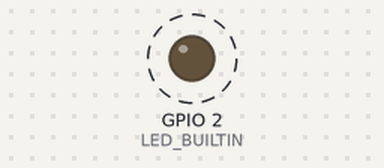
Bench run of a sketch on a simulated ESP8266 (Wemos D1 mini). Shown: output pins drawn as LEDs (lit = HIGH, except the on-board LED, lit = LOW). Dashed ring = blinking. WiFi joins after 1.5 s; servers stay silent unless stated; what the sketch prints to the serial monitor is not drawn.

Above: at 1.55 s.
Timing chart, 0 to 4.5 s (numbered marks = the images above):
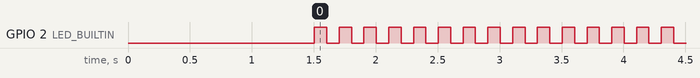

The sketch:

WemosOTAExample.ino
```cpp
#include <ESP8266WiFi.h>
#include <ArduinoOTA.h>
#include "basicOTA.h"

// Set WiFi credentials
#define WIFI_SSID "YOUR SSID"
#define WIFI_PASS "YOUR PASSWORD"

void setup() {

  // Setup LED
  pinMode(LED_BUILTIN, OUTPUT);

  // Setup serial port
  Serial.begin(115200);
  Serial.println();

  //Begin WiFi
  WiFi.begin(WIFI_SSID, WIFI_PASS);

  // Connecting to WiFi...
  Serial.print("Connecting to ");
  Serial.print(WIFI_SSID);
  // Loop continuously while WiFi is not connected
  while (WiFi.status() != WL_CONNECTED)
  {
    delay(100);
    Serial.print(".");
  }

  // Connected to WiFi
  Serial.println();
  Serial.print("Connected! IP address: ");
  Serial.println(WiFi.localIP());

  // Setup Firmware update over the air (OTA)
  setup_OTA();

}

void loop() {

  // Check for OTA updates
  ArduinoOTA.handle();

  // Blink LED
  digitalWrite(LED_BUILTIN, HIGH);   // turn the LED on (HIGH is the voltage level)
  delay(100);                       // wait for a second
  digitalWrite(LED_BUILTIN, LOW);    // turn the LED off by making the voltage LOW
  delay(100);

}
```

basicOTA.h
```cpp
#include <Arduino.h>

void setup_OTA() {

  // Port defaults to 8266
  // ArduinoOTA.setPort(8266);

  // Hostname defaults to esp8266-[ChipID]
  // ArduinoOTA.setHostname("myesp8266");

  // No authentication by default
  // ArduinoOTA.setPassword("admin");

  // Password can be set with it's md5 value as well
  // MD5(admin) = 21232f297a57a5a743894a0e4a801fc3
  // ArduinoOTA.setPasswordHash("21232f297a57a5a743894a0e4a801fc3");

  ArduinoOTA.onStart([]() {
    String type;
    if (ArduinoOTA.getCommand() == U_FLASH) {
      type = "sketch";
    } else { // U_FS
      type = "filesystem";
    }

    // NOTE: if updating FS this would be the place to unmount FS using FS.end()
    Serial.println("Start updating " + type);
  });
  ArduinoOTA.onEnd([]() {
    Serial.println("\nEnd");
  });
  ArduinoOTA.onProgress([](unsigned int progress, unsigned int total) {
    Serial.printf("Progress: %u%%\r", (progress / (total / 100)));
  });
  ArduinoOTA.onError([](ota_error_t error) {
    Serial.printf("Error[%u]: ", error);
    if (error == OTA_AUTH_ERROR) {
      Serial.println("Auth Failed");
    } else if (error == OTA_BEGIN_ERROR) {
      Serial.println("Begin Failed");
    } else if (error == OTA_CONNECT_ERROR) {
      Serial.println("Connect Failed");
    } else if (error == OTA_RECEIVE_ERROR) {
      Serial.println("Receive Failed");
    } else if (error == OTA_END_ERROR) {
      Serial.println("End Failed");
    }
  });
  ArduinoOTA.begin();
  Serial.println("Ready");
  Serial.print("IP address: ");
  Serial.println(WiFi.localIP());
}
```

Measured:
- by itself, GPIO 2 (LED_BUILTIN): alternates HIGH for 0.10 s and LOW for 0.10 s
